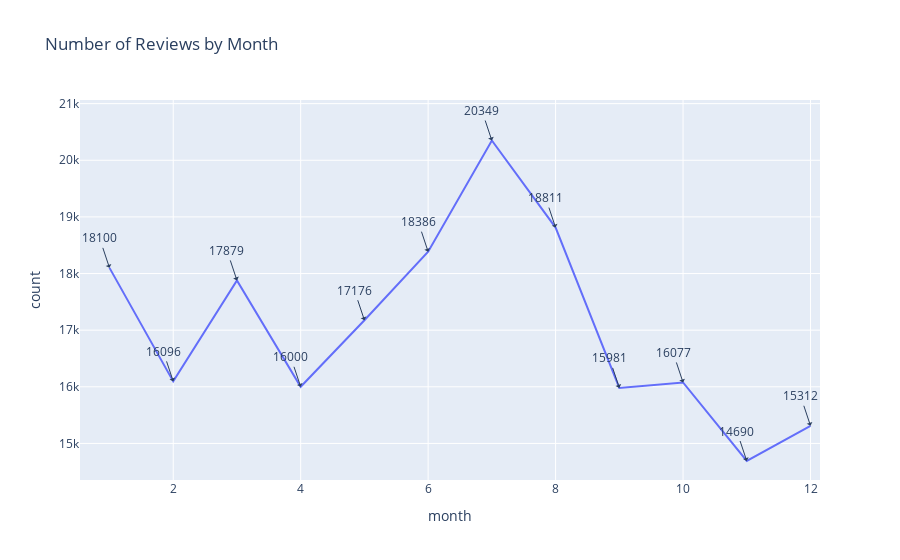

Notebook cell for this chart:
### Markdown cell above
### Number of Reviews by Month

### Code cell
monthly_reviews = df.groupby('month')['user_review_count'].count().reset_index(name = 'count')
fig = px.line(monthly_reviews, x = 'month', y = 'count', title = 'Number of Reviews by Month')
for i, row in monthly_reviews.iterrows():
    fig.add_annotation(x = row['month'], y = row['count'], text=str(row['count']), showarrow=True, arrowhead=1)
fig.show()

### Figure 1 — Plotly figure (JSON) as saved in the notebook; plotly's stock layout.template omitted (floating-point values rounded to 4 significant figures)
{"data": [{"hovertemplate": "month=%{x}<br>count=%{y}<extra></extra>", "legendgroup": "", "line": {"color": "#636efa", "dash": "solid"}, "marker": {"symbol": "circle"}, "mode": "lines", "name": "", "orientation": "v", "showlegend": false, "type": "scatter", "x": [1, 2, 3, 4, 5, 6, 7, 8, 9, 10, 11, 12], "xaxis": "x", "y": [18100, 16096, 17879, 16000, 17176, 18386, 20349, 18811, 15981, 16077, 14690, 15312], "yaxis": "y"}], "layout": {"annotations": [{"arrowhead": 1, "showarrow": true, "text": "18100", "x": 1, "y": 18100}, {"arrowhead": 1, "showarrow": true, "text": "16096", "x": 2, "y": 16096}, {"arrowhead": 1, "showarrow": true, "text": "17879", "x": 3, "y": 17879}, {"arrowhead": 1, "showarrow": true, "text": "16000", "x": 4, "y": 16000}, {"arrowhead": 1, "showarrow": true, "text": "17176", "x": 5, "y": 17176}, {"arrowhead": 1, "showarrow": true, "text": "18386", "x": 6, "y": 18386}, {"arrowhead": 1, "showarrow": true, "text": "20349", "x": 7, "y": 20349}, {"arrowhead": 1, "showarrow": true, "text": "18811", "x": 8, "y": 18811}, {"arrowhead": 1, "showarrow": true, "text": "15981", "x": 9, "y": 15981}, {"arrowhead": 1, "showarrow": true, "text": "16077", "x": 10, "y": 16077}, {"arrowhead": 1, "showarrow": true, "text": "14690", "x": 11, "y": 14690}, {"arrowhead": 1, "showarrow": true, "text": "15312", "x": 12, "y": 15312}], "legend": {"tracegroupgap": 0}, "title": {"text": "Number of Reviews by Month"}, "xaxis": {"anchor": "y", "domain": [0, 1], "title": {"text": "month"}}, "yaxis": {"anchor": "x", "domain": [0, 1], "title": {"text": "count"}}}}
